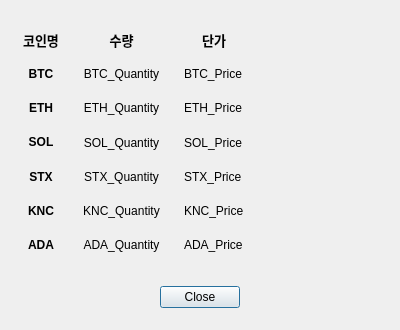
<?xml version="1.0" encoding="UTF-8"?>
<ui version="4.0">
 <class>Dialog</class>
 <widget class="QDialog" name="Dialog">
  <property name="geometry">
   <rect>
    <x>0</x>
    <y>0</y>
    <width>400</width>
    <height>330</height>
   </rect>
  </property>
  <property name="windowTitle">
   <string>Dialog</string>
  </property>
  <widget class="QWidget" name="verticalLayoutWidget">
   <property name="geometry">
    <rect>
     <x>-1</x>
     <y>-1</y>
     <width>401</width>
     <height>333</height>
    </rect>
   </property>
   <layout class="QVBoxLayout" name="verticalLayout">
    <property name="spacing">
     <number>0</number>
    </property>
    <property name="leftMargin">
     <number>12</number>
    </property>
    <property name="topMargin">
     <number>12</number>
    </property>
    <property name="rightMargin">
     <number>12</number>
    </property>
    <property name="bottomMargin">
     <number>12</number>
    </property>
    <item>
     <layout class="QVBoxLayout" name="verticalLayout_5">
      <property name="spacing">
       <number>0</number>
      </property>
      <property name="topMargin">
       <number>12</number>
      </property>
      <property name="bottomMargin">
       <number>12</number>
      </property>
      <item>
       <layout class="QGridLayout" name="gridLayout" rowminimumheight="0,0,0,0,0,0,0" columnminimumwidth="0,0,0,0">
        <property name="leftMargin">
         <number>12</number>
        </property>
        <property name="horizontalSpacing">
         <number>24</number>
        </property>
        <property name="verticalSpacing">
         <number>0</number>
        </property>
        <item row="6" column="1">
         <widget class="QLabel" name="ADA_Quantity">
          <property name="text">
           <string>ADA_Quantity</string>
          </property>
          <property name="alignment">
           <set>Qt::AlignCenter</set>
          </property>
         </widget>
        </item>
        <item row="1" column="2">
         <widget class="QLabel" name="BTC_Price">
          <property name="text">
           <string>BTC_Price</string>
          </property>
         </widget>
        </item>
        <item row="2" column="2">
         <widget class="QLabel" name="ETH_Price">
          <property name="text">
           <string>ETH_Price</string>
          </property>
         </widget>
        </item>
        <item row="3" column="2">
         <widget class="QLabel" name="SOL_Price">
          <property name="text">
           <string>SOL_Price</string>
          </property>
         </widget>
        </item>
        <item row="3" column="0">
         <widget class="QLabel" name="label_SOL">
          <property name="text">
           <string>&lt;html&gt;&lt;head/&gt;&lt;body&gt;&lt;p&gt;&lt;span style=&quot; font-weight:600;&quot;&gt;SOL&lt;/span&gt;&lt;/p&gt;&lt;/body&gt;&lt;/html&gt;</string>
          </property>
          <property name="alignment">
           <set>Qt::AlignCenter</set>
          </property>
         </widget>
        </item>
        <item row="4" column="2">
         <widget class="QLabel" name="STX_Price">
          <property name="text">
           <string>STX_Price</string>
          </property>
         </widget>
        </item>
        <item row="5" column="2">
         <widget class="QLabel" name="KNC_Price">
          <property name="text">
           <string>KNC_Price</string>
          </property>
         </widget>
        </item>
        <item row="6" column="0">
         <widget class="QLabel" name="label_ADA">
          <property name="text">
           <string>&lt;html&gt;&lt;head/&gt;&lt;body&gt;&lt;p&gt;&lt;span style=&quot; font-weight:600;&quot;&gt;ADA&lt;/span&gt;&lt;/p&gt;&lt;/body&gt;&lt;/html&gt;</string>
          </property>
          <property name="alignment">
           <set>Qt::AlignCenter</set>
          </property>
         </widget>
        </item>
        <item row="0" column="3">
         <spacer name="horizontalSpacer_3">
          <property name="orientation">
           <enum>Qt::Horizontal</enum>
          </property>
          <property name="sizeHint" stdset="0">
           <size>
            <width>40</width>
            <height>20</height>
           </size>
          </property>
         </spacer>
        </item>
        <item row="0" column="0" alignment="Qt::AlignHCenter">
         <widget class="QLabel" name="CoinName">
          <property name="text">
           <string>&lt;html&gt;&lt;head/&gt;&lt;body&gt;&lt;p&gt;&lt;span style=&quot; font-size:10pt; font-weight:600;&quot;&gt;코인명&lt;/span&gt;&lt;/p&gt;&lt;/body&gt;&lt;/html&gt;</string>
          </property>
          <property name="alignment">
           <set>Qt::AlignCenter</set>
          </property>
         </widget>
        </item>
        <item row="2" column="1">
         <widget class="QLabel" name="ETH_Quantity">
          <property name="text">
           <string>ETH_Quantity</string>
          </property>
          <property name="alignment">
           <set>Qt::AlignCenter</set>
          </property>
         </widget>
        </item>
        <item row="0" column="1">
         <widget class="QLabel" name="CoinQuantity">
          <property name="text">
           <string>&lt;html&gt;&lt;head/&gt;&lt;body&gt;&lt;p&gt;&lt;span style=&quot; font-size:10pt; font-weight:600;&quot;&gt;수량&lt;/span&gt;&lt;/p&gt;&lt;/body&gt;&lt;/html&gt;</string>
          </property>
          <property name="alignment">
           <set>Qt::AlignCenter</set>
          </property>
         </widget>
        </item>
        <item row="2" column="0">
         <widget class="QLabel" name="label_ETH">
          <property name="text">
           <string>&lt;html&gt;&lt;head/&gt;&lt;body&gt;&lt;p&gt;&lt;span style=&quot; font-weight:600;&quot;&gt;ETH&lt;/span&gt;&lt;/p&gt;&lt;/body&gt;&lt;/html&gt;</string>
          </property>
          <property name="alignment">
           <set>Qt::AlignCenter</set>
          </property>
         </widget>
        </item>
        <item row="0" column="2">
         <widget class="QLabel" name="Price">
          <property name="text">
           <string>&lt;html&gt;&lt;head/&gt;&lt;body&gt;&lt;p&gt;&lt;span style=&quot; font-size:10pt; font-weight:600;&quot;&gt;단가&lt;/span&gt;&lt;/p&gt;&lt;/body&gt;&lt;/html&gt;</string>
          </property>
          <property name="alignment">
           <set>Qt::AlignCenter</set>
          </property>
         </widget>
        </item>
        <item row="4" column="1">
         <widget class="QLabel" name="STX_Quantity">
          <property name="text">
           <string>STX_Quantity</string>
          </property>
          <property name="alignment">
           <set>Qt::AlignCenter</set>
          </property>
         </widget>
        </item>
        <item row="5" column="0">
         <widget class="QLabel" name="label_KNC">
          <property name="text">
           <string>&lt;html&gt;&lt;head/&gt;&lt;body&gt;&lt;p&gt;&lt;span style=&quot; font-weight:600;&quot;&gt;KNC&lt;/span&gt;&lt;/p&gt;&lt;/body&gt;&lt;/html&gt;</string>
          </property>
          <property name="alignment">
           <set>Qt::AlignCenter</set>
          </property>
         </widget>
        </item>
        <item row="1" column="0">
         <widget class="QLabel" name="label_BTC">
          <property name="text">
           <string>&lt;html&gt;&lt;head/&gt;&lt;body&gt;&lt;p&gt;&lt;span style=&quot; font-weight:600;&quot;&gt;BTC&lt;/span&gt;&lt;/p&gt;&lt;/body&gt;&lt;/html&gt;</string>
          </property>
          <property name="alignment">
           <set>Qt::AlignCenter</set>
          </property>
         </widget>
        </item>
        <item row="1" column="1">
         <widget class="QLabel" name="BTC_Quantity">
          <property name="text">
           <string>BTC_Quantity</string>
          </property>
          <property name="alignment">
           <set>Qt::AlignCenter</set>
          </property>
         </widget>
        </item>
        <item row="4" column="0">
         <widget class="QLabel" name="label_STX">
          <property name="text">
           <string>&lt;html&gt;&lt;head/&gt;&lt;body&gt;&lt;p&gt;&lt;span style=&quot; font-weight:600;&quot;&gt;STX&lt;/span&gt;&lt;/p&gt;&lt;/body&gt;&lt;/html&gt;</string>
          </property>
          <property name="alignment">
           <set>Qt::AlignCenter</set>
          </property>
         </widget>
        </item>
        <item row="5" column="1">
         <widget class="QLabel" name="KNC_Quantity">
          <property name="text">
           <string>KNC_Quantity</string>
          </property>
          <property name="alignment">
           <set>Qt::AlignCenter</set>
          </property>
         </widget>
        </item>
        <item row="3" column="1">
         <widget class="QLabel" name="SOL_Quantity">
          <property name="text">
           <string>SOL_Quantity</string>
          </property>
          <property name="alignment">
           <set>Qt::AlignCenter</set>
          </property>
         </widget>
        </item>
        <item row="6" column="2">
         <widget class="QLabel" name="ADA_Price">
          <property name="text">
           <string>ADA_Price</string>
          </property>
         </widget>
        </item>
       </layout>
      </item>
     </layout>
    </item>
    <item>
     <layout class="QVBoxLayout" name="verticalLayout_3">
      <property name="spacing">
       <number>6</number>
      </property>
      <property name="topMargin">
       <number>12</number>
      </property>
      <property name="bottomMargin">
       <number>12</number>
      </property>
      <item>
       <layout class="QHBoxLayout" name="horizontalLayout">
        <property name="topMargin">
         <number>0</number>
        </property>
        <item>
         <spacer name="horizontalSpacer">
          <property name="orientation">
           <enum>Qt::Horizontal</enum>
          </property>
          <property name="sizeHint" stdset="0">
           <size>
            <width>40</width>
            <height>20</height>
           </size>
          </property>
         </spacer>
        </item>
        <item>
         <widget class="QPushButton" name="DialogButton">
          <property name="sizePolicy">
           <sizepolicy hsizetype="Maximum" vsizetype="Maximum">
            <horstretch>0</horstretch>
            <verstretch>0</verstretch>
           </sizepolicy>
          </property>
          <property name="text">
           <string>Close</string>
          </property>
         </widget>
        </item>
        <item>
         <spacer name="horizontalSpacer_2">
          <property name="orientation">
           <enum>Qt::Horizontal</enum>
          </property>
          <property name="sizeHint" stdset="0">
           <size>
            <width>40</width>
            <height>20</height>
           </size>
          </property>
         </spacer>
        </item>
       </layout>
      </item>
     </layout>
    </item>
   </layout>
  </widget>
 </widget>
 <resources/>
 <connections/>
</ui>
